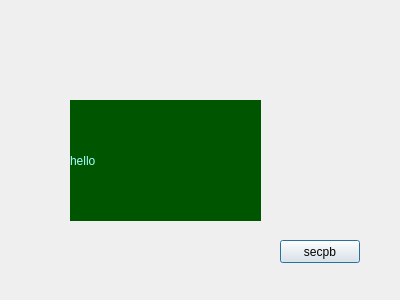
<?xml version="1.0" encoding="UTF-8"?>
<ui version="4.0">
 <class>sec_Dialog</class>
 <widget class="QDialog" name="sec_Dialog">
  <property name="geometry">
   <rect>
    <x>0</x>
    <y>0</y>
    <width>400</width>
    <height>300</height>
   </rect>
  </property>
  <property name="windowTitle">
   <string>Dialog</string>
  </property>
  <widget class="QLabel" name="label">
   <property name="geometry">
    <rect>
     <x>70</x>
     <y>100</y>
     <width>191</width>
     <height>121</height>
    </rect>
   </property>
   <property name="styleSheet">
    <string notr="true">color: rgb(170, 255, 255);
font: italic 20pt &quot;Sans Serif&quot;;
background-color: rgb(0, 85, 0);</string>
   </property>
   <property name="text">
    <string>hello</string>
   </property>
  </widget>
  <widget class="QPushButton" name="seddigpb">
   <property name="geometry">
    <rect>
     <x>280</x>
     <y>240</y>
     <width>80</width>
     <height>23</height>
    </rect>
   </property>
   <property name="text">
    <string>secpb</string>
   </property>
  </widget>
 </widget>
 <resources/>
 <connections/>
</ui>
